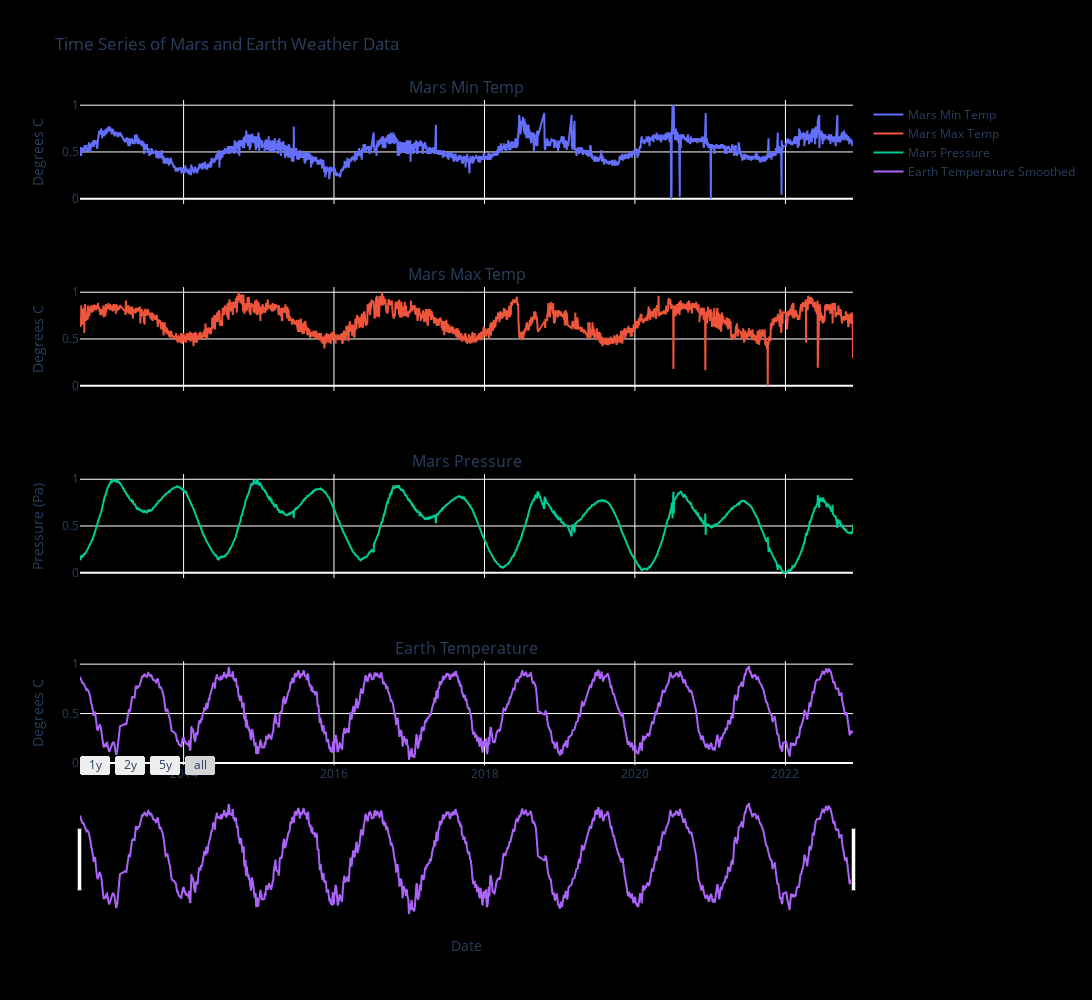

Notebook code for this chart:
### Code cell
# Time Series Plots:
merged_df['temperature_2m_smooth'] = merged_df['temperature_2m'].rolling(window=7).mean()

fig = make_subplots(rows=4, cols=1, shared_xaxes=True,
                    subplot_titles=("Mars Min Temp", "Mars Max Temp", "Mars Pressure", "Earth Temperature"))

# Plot each variable on a separate subplot
fig.add_trace(go.Scatter(x=merged_df['date'], y=merged_df['min_temp'], name='Mars Min Temp'), row=1, col=1)
fig.add_trace(go.Scatter(x=merged_df['date'], y=merged_df['max_temp'], name='Mars Max Temp'), row=2, col=1)
fig.add_trace(go.Scatter(x=merged_df['date'], y=merged_df['pressure'], name='Mars Pressure'), row=3, col=1)
fig.add_trace(go.Scatter(x=merged_df['date'], y=merged_df['temperature_2m_smooth'], name='Earth Temperature Smoothed'), row=4, col=1)

fig.update_xaxes(title_text="Date", row=4, col=1, rangeslider_visible=True, rangeselector=dict(
    buttons=list([
        dict(count=1, label="1y", step="year", stepmode="backward"),
        dict(count=2, label="2y", step="year", stepmode="backward"),
        dict(count=5, label="5y", step="year", stepmode="backward"),
        dict(step="all")
    ])
))

# Update x-axis and y-axis labels
fig.update_xaxes(title_text="Date", row=4, col=1)  # Only the last subplot needs the x-axis label
fig.update_yaxes(title_text="Degrees C", row=1, col=1)
fig.update_yaxes(title_text="Degrees C", row=2, col=1)
fig.update_yaxes(title_text="Pressure (Pa)", row=3, col=1)
fig.update_yaxes(title_text="Degrees C", row=4, col=1)

fig.update_layout(paper_bgcolor="#000000",
                  plot_bgcolor="#000000",
                  height=1000, 
                  width=1500, 
                  title_text="Time Series of Mars and Earth Weather Data")
fig.show()

### Figure 1 — Plotly figure (JSON) as saved in the notebook; plotly's stock layout.template omitted (floating-point values rounded to 4 significant figures; data arrays with more than 128 entries replaced by an {"elided": "..."} marker saying what was removed)
{"data": [{"name": "Mars Min Temp", "type": "scatter", "x": {"elided": "5450 str values"}, "xaxis": "x", "y": {"elided": "5450 float values"}, "yaxis": "y"}, {"name": "Mars Max Temp", "type": "scatter", "x": {"elided": "5450 str values"}, "xaxis": "x2", "y": {"elided": "5450 float values"}, "yaxis": "y2"}, {"name": "Mars Pressure", "type": "scatter", "x": {"elided": "5450 str values"}, "xaxis": "x3", "y": {"elided": "5450 float values"}, "yaxis": "y3"}, {"name": "Earth Temperature Smoothed", "type": "scatter", "x": {"elided": "5450 str values"}, "xaxis": "x4", "y": {"elided": "5450 float values"}, "yaxis": "y4"}], "layout": {"annotations": [{"font": {"size": 16}, "showarrow": false, "text": "Mars Min Temp", "x": 0.5, "xanchor": "center", "xref": "paper", "y": 1, "yanchor": "bottom", "yref": "paper"}, {"font": {"size": 16}, "showarrow": false, "text": "Mars Max Temp", "x": 0.5, "xanchor": "center", "xref": "paper", "y": 0.7188, "yanchor": "bottom", "yref": "paper"}, {"font": {"size": 16}, "showarrow": false, "text": "Mars Pressure", "x": 0.5, "xanchor": "center", "xref": "paper", "y": 0.4375, "yanchor": "bottom", "yref": "paper"}, {"font": {"size": 16}, "showarrow": false, "text": "Earth Temperature", "x": 0.5, "xanchor": "center", "xref": "paper", "y": 0.1562, "yanchor": "bottom", "yref": "paper"}], "height": 1000, "paper_bgcolor": "#000000", "plot_bgcolor": "#000000", "title": {"text": "Time Series of Mars and Earth Weather Data"}, "width": 1500, "xaxis": {"anchor": "y", "domain": [0, 1], "matches": "x4", "showticklabels": false}, "xaxis2": {"anchor": "y2", "domain": [0, 1], "matches": "x4", "showticklabels": false}, "xaxis3": {"anchor": "y3", "domain": [0, 1], "matches": "x4", "showticklabels": false}, "xaxis4": {"anchor": "y4", "domain": [0, 1], "rangeselector": {"buttons": [{"count": 1, "label": "1y", "step": "year", "stepmode": "backward"}, {"count": 2, "label": "2y", "step": "year", "stepmode": "backward"}, {"count": 5, "label": "5y", "step": "year", "stepmode": "backward"}, {"step": "all"}]}, "rangeslider": {"visible": true}, "title": {"text": "Date"}}, "yaxis": {"anchor": "x", "domain": [0.8438, 1], "title": {"text": "Degrees C"}}, "yaxis2": {"anchor": "x2", "domain": [0.5625, 0.7188], "title": {"text": "Degrees C"}}, "yaxis3": {"anchor": "x3", "domain": [0.2812, 0.4375], "title": {"text": "Pressure (Pa)"}}, "yaxis4": {"anchor": "x4", "domain": [0, 0.1562], "title": {"text": "Degrees C"}}}}
